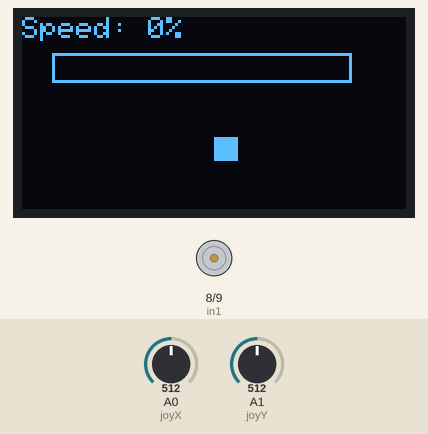
Simulated run of this sketch. Board: Arduino Uno, built with avr-gcc and run on an emulated ATmega328P. Parts: 128×64 one-colour display, motor-driver pin pairs drawn as motors (green arrow = first pin HIGH = forward, orange = second pin HIGH = backward, longer = more drive, scaled by the enable pin). The test bench sets the inputs (shaded band); at power-on: A1 (joyY) = 512, A0 (joyX) = 512.

Above: at 2.2 s.
2.3 s: A1 (joyY) set to 560
At 2.8 s:
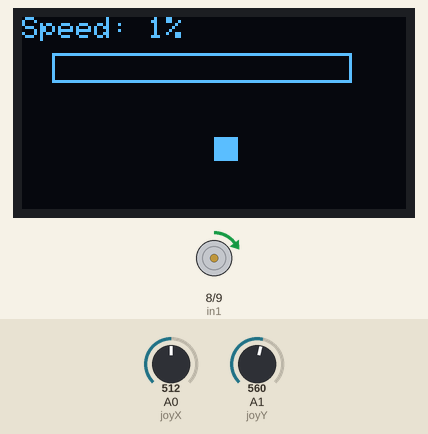
3.8 s: A1 (joyY) set to 716
At 4.9 s:
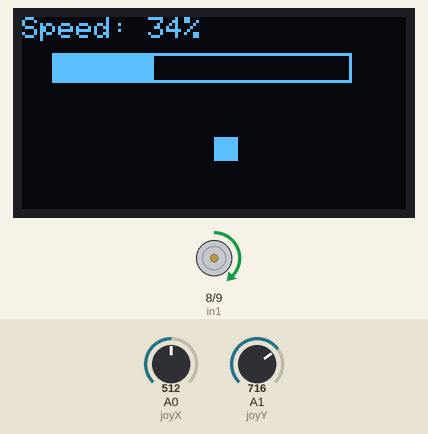
5.3 s: A1 (joyY) set to 900
At 6.5 s:
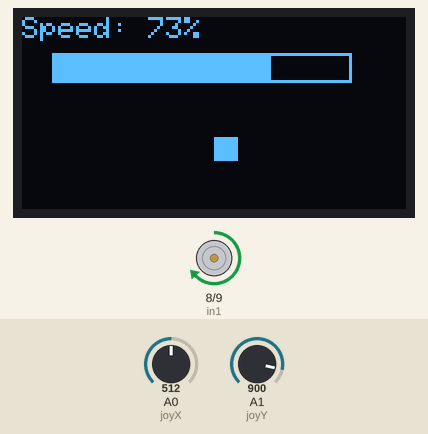
6.8 s: A0 (joyX) set to 716
At 6.87 s:
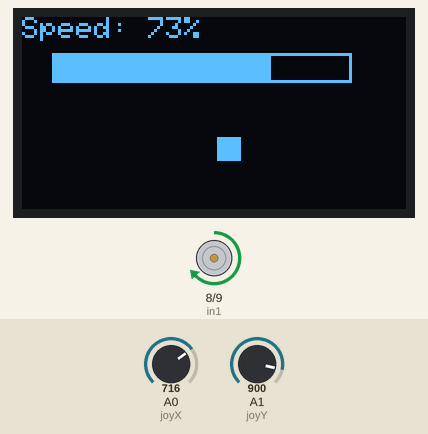
8.3 s: A1 (joyY) set to 1023
At 8.36 s:
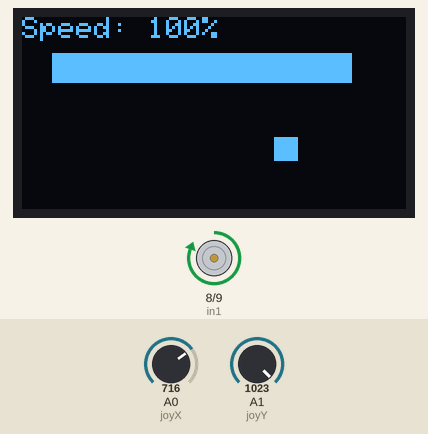
10.0 s: A1 (joyY) set to 440
At 12.3 s:
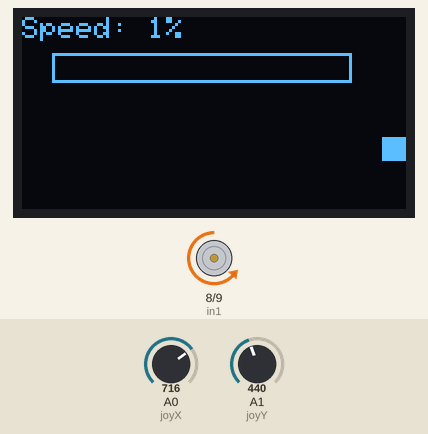
Timing chart, 0 to 12.8 s (numbered marks = the images above; inputs shaded):
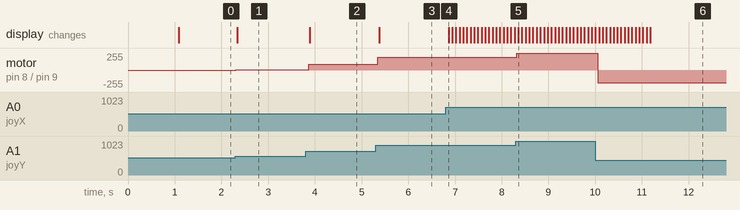

The sketch:

speed_motor_joystick_control.ino
```cpp
/*
Control speed with joystick 1

Wire Connection
1. OLED Display (SSD1306 128x64 I2C)
OLED Pin	Connect to Arduino
VCC	5V
GND	GND
SCL	A5 (for UNO)
SDA	A4 (for UNO)
2. Battery (7.4V):
  + → VCC (L298N)
  - → GND (L298N) + GND (Arduino)
3. Motor Driver (L298N / H-Bridge-like circuit)
Assuming a single DC motor:
Motor Driver Pin	Connect to Arduino
IN1	Pin 8
IN2	Pin 9
ENA	Pin 10 (PWM)
GND	GND
VCC	5V (or external 9-12V)
Motor Output A/B	Connected to motor
⚠️ Note: Ensure motor driver has sufficient power.
For large motors, use an external power supply and
common ground between Arduino and driver.
4. Joystick Module (with Analog X/Y and GND/VCC)
Joystick Pin	Arduino Pin	Function
VCC	5V	Power
GND	GND	Ground
VRx	A0	X-axis (Left/Right)
VRy	A1	Y-axis (Fwd/Bwd)
SW (optional)	Not used	Button press
*/

#include <Wire.h>
#include <Adafruit_GFX.h>
#include <Adafruit_SSD1306.h>

#define SCREEN_WIDTH 128
#define SCREEN_HEIGHT 64
Adafruit_SSD1306 display(SCREEN_WIDTH, SCREEN_HEIGHT, &Wire, -1);

// Motor pins
const int in1 = 8;
const int in2 = 9;
const int enA = 10;

// Joystick pins
const int joyX = A0;
const int joyY = A1;

// Joystick movement thresholds
const int thresholdLow = 450;
const int thresholdHigh = 550;

// OLED object position
int objectX = SCREEN_WIDTH / 2;
int currentSpeed = 0;

void setup() {
  pinMode(in1, OUTPUT);
  pinMode(in2, OUTPUT);
  pinMode(enA, OUTPUT);

  digitalWrite(in1, LOW);
  digitalWrite(in2, LOW);

  if (!display.begin(SSD1306_SWITCHCAPVCC, 0x3C)) {
    while (true);  // Freeze if OLED fails
  }

  display.clearDisplay();
  display.setTextSize(1);
  display.setTextColor(SSD1306_WHITE);
  display.setCursor(0, 0);
  display.println("Joystick Motor Control");
  display.display();
  delay(1000);
}

void loop() {
  int xVal = analogRead(joyX);  // Left/Right
  int yVal = analogRead(joyY);  // Forward/Backward

  // --- OLED object movement ---
  int step = map(abs(xVal - 512), 0, 512, 0, 3); // Speed of X move
  if (xVal < thresholdLow) {
    objectX -= step;
  } else if (xVal > thresholdHigh) {
    objectX += step;
  }
  objectX = constrain(objectX, 0, SCREEN_WIDTH - 8);

  // --- Motor control based on Y-axis ---
  if (yVal > thresholdHigh) {
    // Forward
    digitalWrite(in1, HIGH);
    digitalWrite(in2, LOW);
    currentSpeed = map(yVal, thresholdHigh, 1023, 0, 255);
  } else if (yVal < thresholdLow) {
    // Backward
    digitalWrite(in1, LOW);
    digitalWrite(in2, HIGH);
    currentSpeed = map(yVal, thresholdLow, 0, 0, 255);
  } else {
    // Stop
    currentSpeed = 0;
    digitalWrite(in1, LOW);
    digitalWrite(in2, LOW);
  }

  analogWrite(enA, currentSpeed);

  // --- Display updates ---
  display.clearDisplay();
  display.setCursor(0, 0);
  display.print("Speed: ");
  display.print(map(currentSpeed, 0, 255, 0, 100));
  display.println("%");

  // Draw speed bar
  display.drawRect(10, 12, 100, 10, SSD1306_WHITE);
  display.fillRect(10, 12, map(currentSpeed, 0, 255, 0, 100), 10, SSD1306_WHITE);

  // Draw moving object
  display.fillRect(objectX, 40, 8, 8, SSD1306_WHITE);

  display.display();
  delay(50);
}
```

Measured:
- after the input at 2.3 s, motor on pin 8 (in1) / pin 9 (in2): stopped → forward 5/255 at once; the display: changes at once (image 1)
- after the input at 3.8 s, motor on pin 8 (in1) / pin 9 (in2): forward 5/255 → forward 89/255 after 0.06 s; the display: changes after 0.09 s (image 2)
- after the input at 5.3 s, motor on pin 8 (in1) / pin 9 (in2): forward 89/255 → forward 188/255 after 0.05 s; the display: changes after 0.08 s (image 3)
- after the input at 6.8 s, the display: changes after 0.06 s (image 4)
- after the input at 8.3 s, motor on pin 8 (in1) / pin 9 (in2): forward 188/255 → forward 255/255 at once
- after the input at 10.0 s, motor on pin 8 (in1) / pin 9 (in2): forward 255/255 → backward 188/255 after 0.06 s
